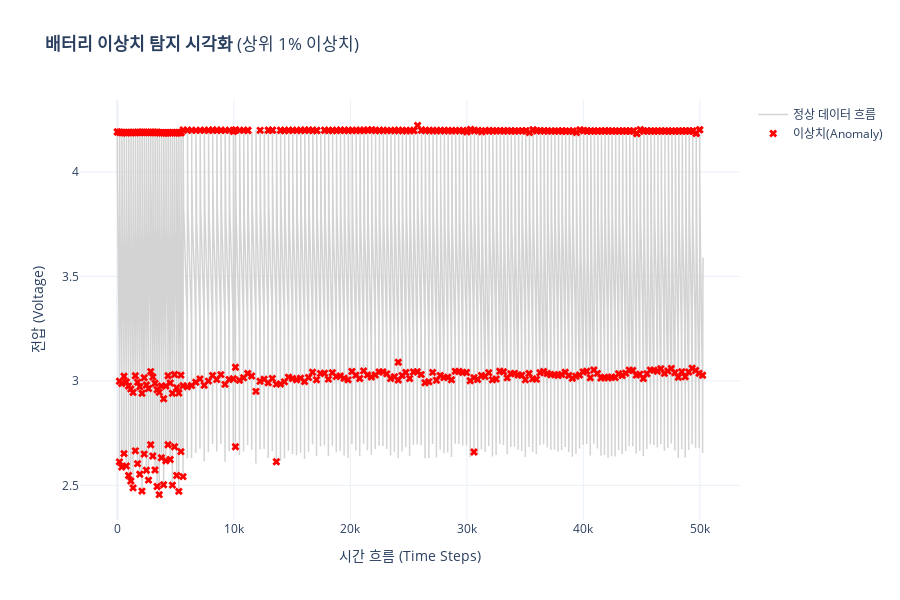

Notebook code for this chart:
### Code cell
# 시각화
# 정상 데이터와 이상치 데이터 분리
anomalies = df[df['anomaly'] == -1]

fig = go.Figure()

# (1) 전체 흐름 - '전압(Voltage)' 기준
fig.add_trace(go.Scatter(
    x=df.index, 
    y=df['Voltage_measured'],
    mode='lines',
    name='정상 데이터 흐름',
    line=dict(color='lightgrey', width=1.5),
    hoverinfo='skip'
))

# (2) 이상치 (빨간 점)
fig.add_trace(go.Scatter(
    x=anomalies.index, 
    y=anomalies['Voltage_measured'],
    mode='markers',
    name='이상치(Anomaly)',
    marker=dict(color='red', size=7, symbol='x'), 
    # 마우스 올렸을 때 보여줄 정보
    customdata=anomalies[['cycle_idx', 'Temperature_measured', 'Current_measured']],
    hovertemplate=(
        "<b>[이상치 탐지]</b><br>" +
        "시간(Index): %{x}<br>" +
        "전압: %{y:.3f}V<br>" +
        "<b>사이클: %{customdata[0]}</b><br>" +
        "온도: %{customdata[1]:.2f}<br>" +
        "전류: %{customdata[2]:.3f}<extra></extra>"
    )
))

fig.update_layout(
    title='<b>배터리 이상치 탐지 시각화</b> (상위 1% 이상치)',
    xaxis_title='시간 흐름 (Time Steps)',
    yaxis_title='전압 (Voltage)',
    template='plotly_white',
    hovermode='closest',
    height=600
)

fig.show()

### Figure 1 — Plotly figure (JSON) as saved in the notebook; plotly's stock layout.template omitted (floating-point values rounded to 4 significant figures; data arrays with more than 128 entries replaced by an {"elided": "..."} marker saying what was removed)
{"data": [{"hoverinfo": "skip", "line": {"color": "lightgrey", "width": 1.5}, "mode": "lines", "name": "정상 데이터 흐름", "type": "scatter", "x": {"elided": "50285 int values"}, "y": {"elided": "50285 float values"}}, {"customdata": {"elided": "503x3 float values"}, "hovertemplate": "<b>[이상치 탐지]</b><br>시간(Index): %{x}<br>전압: %{y:.3f}V<br><b>사이클: %{customdata[0]}</b><br>온도: %{customdata[1]:.2f}<br>전류: %{customdata[2]:.3f}<extra></extra>", "marker": {"color": "red", "size": 7, "symbol": "x"}, "mode": "markers", "name": "이상치(Anomaly)", "type": "scatter", "x": {"elided": "503 int values"}, "y": {"elided": "503 float values"}}], "layout": {"height": 600, "hovermode": "closest", "title": {"text": "<b>배터리 이상치 탐지 시각화</b> (상위 1% 이상치)"}, "xaxis": {"title": {"text": "시간 흐름 (Time Steps)"}}, "yaxis": {"title": {"text": "전압 (Voltage)"}}}}
